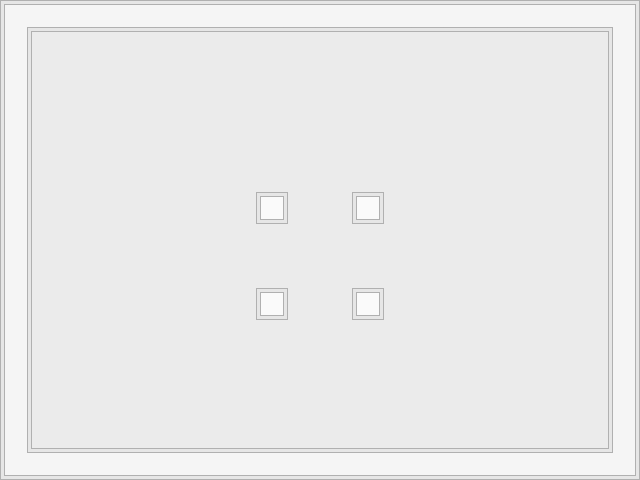

The image is a tile-based game level rendered from a .tmx file. Its description and source (layers, tilesets, objects; grid data summarised) follow:
An orthogonal 20x15 tile map with 32x32 px tiles, 2 tile layers (layer, collision) and 46 objects (45x enemy, player).

<map version="1.0" orientation="orthogonal" width="20" height="15" tilewidth="32" tileheight="32" backgroundcolor="#ebebeb">
 <properties>
  <property name="name" value="impossible?" />
 </properties>
 <tileset firstgid="1" name="tileset" tilewidth="32" tileheight="32">
  <image source="../graphics/tileset.png" width="128" height="96" />
 </tileset>
 <layer name="layer" width="20" height="15">
  <data>[300 cells, 70 non-empty, 7 distinct tile ids]</data>
 </layer>
 <layer name="collision" width="20" height="15" opacity="0.51">
  <data>[300 cells, 70 non-empty, 1 distinct tile ids]</data>
 </layer>
 <objectgroup name="objects" width="20" height="15">
  <object name="player" type="player" x="307" y="243" width="32" height="32" />
  <object name="enemy" type="enemy" x="37" y="43" width="32" height="32" />
  <object name="enemy" type="enemy" x="103" y="42" width="34" height="33" />
  <object name="enemy" type="enemy" x="161" y="58" width="32" height="32" />
  <object name="enemy" type="enemy" x="221" y="56" width="32" height="32" />
  <object name="enemy" type="enemy" x="275" y="56" width="32" height="32" />
  <object name="enemy" type="enemy" x="344" y="53" width="32" height="32" />
  <object name="enemy" type="enemy" x="417" y="56" width="32" height="32" />
  <object name="enemy" type="enemy" x="521" y="59" width="32" height="32" />
  <object name="enemy" type="enemy" x="435" y="115" width="32" height="32" />
  <object name="enemy" type="enemy" x="552" y="137" width="32" height="32" />
  <object name="enemy" type="enemy" x="553" y="320" width="32" height="32" />
  <object name="enemy" type="enemy" x="551" y="399" width="32" height="32" />
  <object name="enemy" type="enemy" x="417" y="408" width="32" height="32" />
  <object name="enemy" type="enemy" x="344" y="397" width="32" height="32" />
  <object name="enemy" type="enemy" x="179" y="402" width="32" height="32" />
  <object name="enemy" type="enemy" x="54" y="408" width="32" height="32" />
  <object name="enemy" type="enemy" x="44" y="312" width="32" height="32" />
  <object name="enemy" type="enemy" x="46" y="242" width="32" height="32" />
  <object name="enemy" type="enemy" x="44" y="170" width="32" height="32" />
  <object name="enemy" type="enemy" x="44" y="107" width="32" height="32" />
  <object name="enemy" type="enemy" x="109" y="247" width="32" height="32" />
  <object name="enemy" type="enemy" x="504" y="124" width="32" height="32" />
  <object name="enemy" type="enemy" x="562" y="252" width="32" height="32" />
  <object name="enemy" type="enemy" x="481" y="303" width="32" height="32" />
  <object name="enemy" type="enemy" x="497" y="400" width="32" height="32" />
  <object name="enemy" type="enemy" x="427" y="346" width="32" height="32" />
  <object name="enemy" type="enemy" x="280" y="396" width="32" height="32" />
  <object name="enemy" type="enemy" x="109" y="400" width="32" height="32" />
  <object name="enemy" type="enemy" x="46" y="360" width="32" height="32" />
  <object name="enemy" type="enemy" x="152" y="324" width="32" height="32" />
  <object name="enemy" type="enemy" x="229" y="371" width="32" height="32" />
  <object name="enemy" type="enemy" x="305" y="340" width="32" height="32" />
  <object name="enemy" type="enemy" x="163" y="267" width="32" height="32" />
  <object name="enemy" type="enemy" x="94" y="325" width="32" height="32" />
  <object name="enemy" type="enemy" x="97" y="110" width="32" height="32" />
  <object name="enemy" type="enemy" x="162" y="120" width="32" height="32" />
  <object name="enemy" type="enemy" x="107" y="179" width="32" height="32" />
  <object name="enemy" type="enemy" x="228" y="116" width="32" height="32" />
  <object name="enemy" type="enemy" x="296" y="122" width="32" height="32" />
  <object name="enemy" type="enemy" x="365" y="122" width="32" height="32" />
  <object name="enemy" type="enemy" x="506" y="193" width="32" height="32" />
  <object name="enemy" type="enemy" x="495" y="249" width="32" height="32" />
  <object name="enemy" type="enemy" x="413" y="281" width="32" height="32" />
  <object name="enemy" type="enemy" x="168" y="197" width="32" height="32" />
  <object name="enemy" type="enemy" x="432" y="203" width="32" height="32" />
 </objectgroup>
</map>
